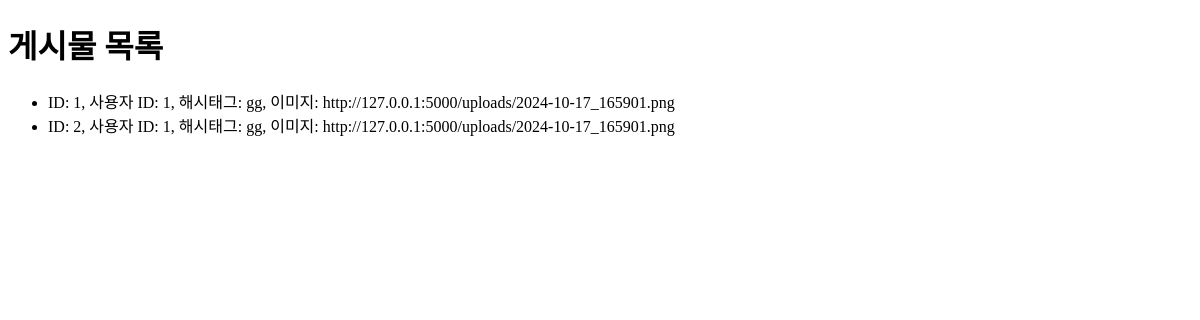
Page /posts on the earlier database version.
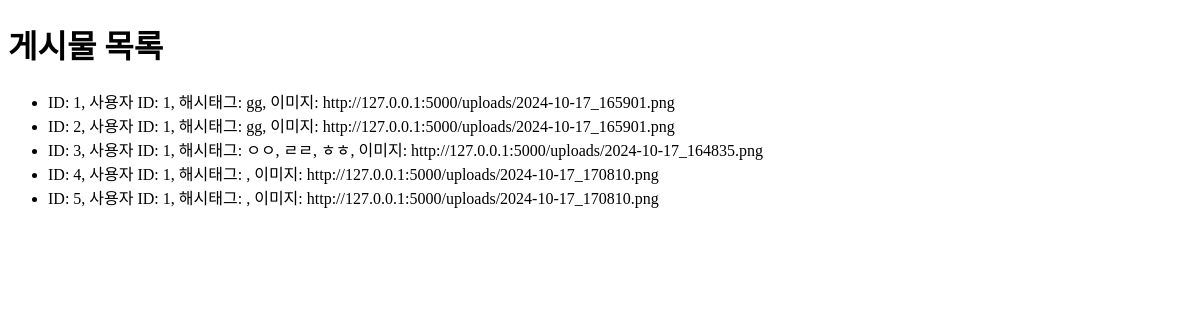
Same page on the later database version.
### app.py (models this page shows)
class Post(db.Model):
    id = db.Column(db.Integer, primary_key=True)  # 포스트 ID
    user_id = db.Column(db.Integer, db.ForeignKey('user.id'), nullable=False)  # 작성자 ID
    image_filename = db.Column(db.String(200))  # 이미지 파일명
    hashtags = db.Column(db.String(500))  # 해시태그

### app.py (the view)
@app.route('/posts')
def view_posts():
    all_posts = Post.query.all()  # 모든 포스트 가져오기
    return render_template('posts.html', posts=all_posts)  # posts.html 템플릿 렌더링

### templates/posts.html (shortened to what this page needs)
<!DOCTYPE html>
<html lang="ko">
<head>
</head>
<body>
    <h1>게시물 목록</h1>
    <ul>
        {% for post in posts %}
            <li>ID: {{ post.id }}, 사용자 ID: {{ post.user_id }}, 해시태그: {{ post.hashtags }}, 이미지: {{ post.image_filename }}</li>
        {% endfor %}
    </ul>
</body>
</html>

Differences in the rows shown:
added Post: id "3", user_id "1", hashtags "ㅇㅇ, ㄹㄹ, ㅎㅎ", image_filename "http://127.0.0.1:5000/uploads/2024-10-17_164835.png"
added Post: id "4", user_id "1", image_filename "http://127.0.0.1:5000/uploads/2024-10-17_170810.png"
added Post: id "5", user_id "1", image_filename "http://127.0.0.1:5000/uploads/2024-10-17_170810.png"
